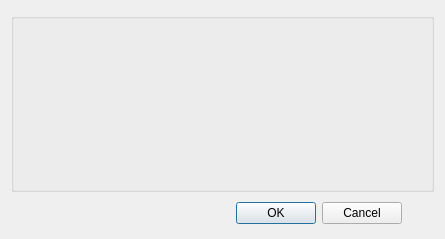
<?xml version="1.0" encoding="UTF-8"?>
<ui version="4.0">
 <class>Dialog</class>
 <widget class="QDialog" name="Dialog">
  <property name="geometry">
   <rect>
    <x>0</x>
    <y>0</y>
    <width>445</width>
    <height>239</height>
   </rect>
  </property>
  <property name="windowTitle">
   <string>Dialog</string>
  </property>
  <layout class="QGridLayout" name="gridLayout">
   <item row="2" column="0">
    <spacer name="verticalSpacer">
     <property name="orientation">
      <enum>Qt::Vertical</enum>
     </property>
     <property name="sizeType">
      <enum>QSizePolicy::Fixed</enum>
     </property>
     <property name="sizeHint" stdset="0">
      <size>
       <width>20</width>
       <height>30</height>
      </size>
     </property>
    </spacer>
   </item>
   <item row="2" column="1">
    <widget class="QDialogButtonBox" name="buttonBox">
     <property name="orientation">
      <enum>Qt::Horizontal</enum>
     </property>
     <property name="standardButtons">
      <set>QDialogButtonBox::Cancel|QDialogButtonBox::Ok</set>
     </property>
    </widget>
   </item>
   <item row="0" column="2">
    <spacer name="verticalSpacer_2">
     <property name="orientation">
      <enum>Qt::Vertical</enum>
     </property>
     <property name="sizeType">
      <enum>QSizePolicy::Fixed</enum>
     </property>
     <property name="sizeHint" stdset="0">
      <size>
       <width>20</width>
       <height>2</height>
      </size>
     </property>
    </spacer>
   </item>
   <item row="1" column="0" colspan="4">
    <widget class="QGroupBox" name="groupBox">
     <property name="enabled">
      <bool>true</bool>
     </property>
     <property name="sizePolicy">
      <sizepolicy hsizetype="Expanding" vsizetype="Expanding">
       <horstretch>0</horstretch>
       <verstretch>0</verstretch>
      </sizepolicy>
     </property>
     <property name="cursor">
      <cursorShape>PointingHandCursor</cursorShape>
     </property>
     <property name="autoFillBackground">
      <bool>false</bool>
     </property>
     <property name="title">
      <string/>
     </property>
    </widget>
   </item>
  </layout>
 </widget>
 <resources/>
 <connections>
  <connection>
   <sender>buttonBox</sender>
   <signal>accepted()</signal>
   <receiver>Dialog</receiver>
   <slot>accept()</slot>
   <hints>
    <hint type="sourcelabel">
     <x>248</x>
     <y>254</y>
    </hint>
    <hint type="destinationlabel">
     <x>157</x>
     <y>274</y>
    </hint>
   </hints>
  </connection>
  <connection>
   <sender>buttonBox</sender>
   <signal>rejected()</signal>
   <receiver>Dialog</receiver>
   <slot>reject()</slot>
   <hints>
    <hint type="sourcelabel">
     <x>316</x>
     <y>260</y>
    </hint>
    <hint type="destinationlabel">
     <x>286</x>
     <y>274</y>
    </hint>
   </hints>
  </connection>
 </connections>
</ui>
